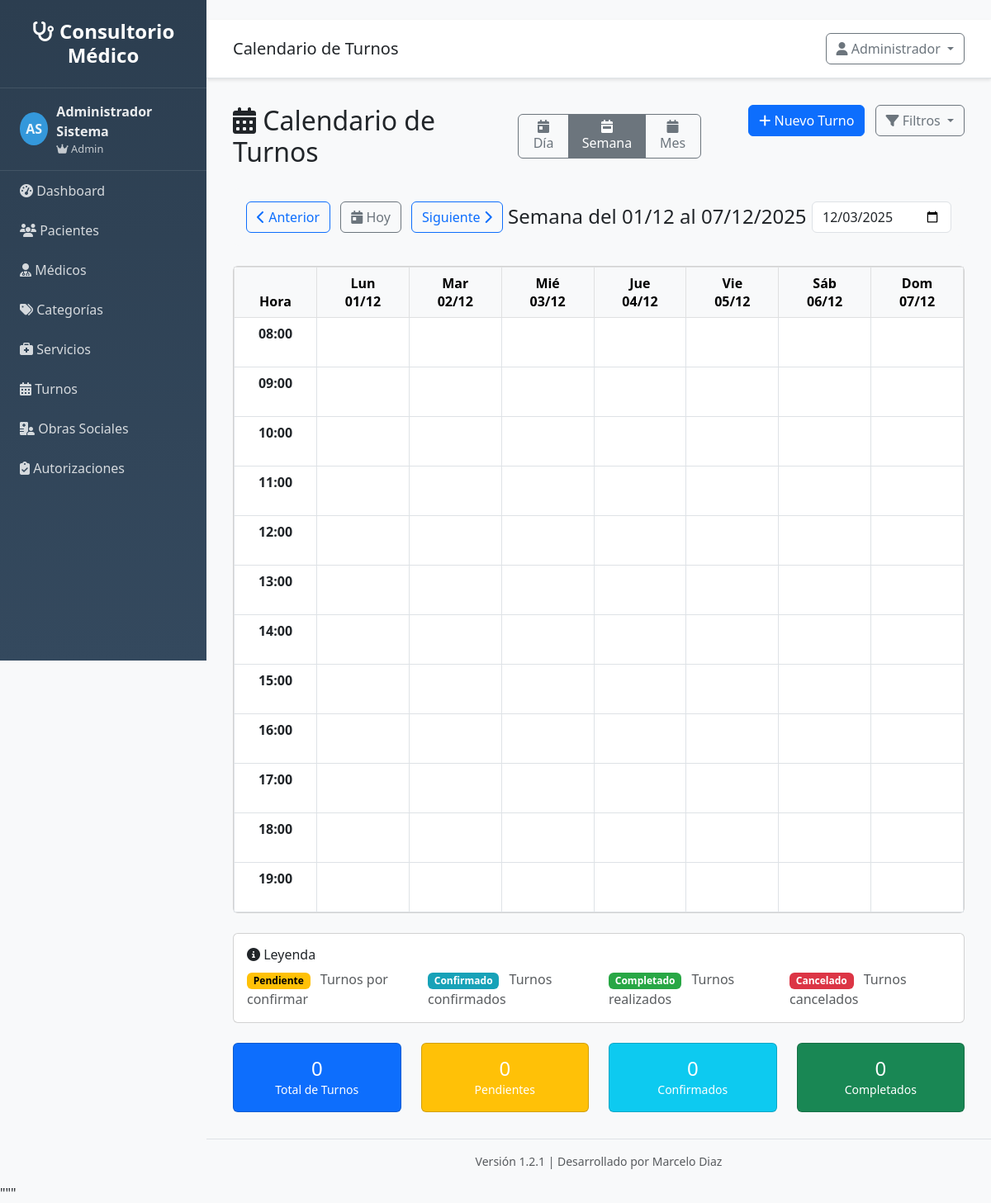
The page /turnos/calendario (signed in) on the database its author committed.
### src/models/usuario.py (models this page shows, shortened)
class Usuario(UserMixin, db.Model):
    __tablename__ = 'usuarios'
    __table_args__ = {'extend_existing': True}
    id = db.Column(db.Integer, primary_key=True)
    username = db.Column(db.String(80), unique=True, nullable=False)
    email = db.Column(db.String(120), unique=True, nullable=False)
    password_hash = db.Column(db.String(255), nullable=False)
    nombre = db.Column(db.String(100), nullable=False)
    apellido = db.Column(db.String(100), nullable=False)
    rol = db.Column(db.String(20), default='usuario')
    activo = db.Column(db.Boolean, default=True)
    ultimo_login = db.Column(db.DateTime)
    fecha_creacion = db.Column(db.DateTime, default=datetime.utcnow)
    @property
    def nombre_completo(self):
        return f"{self.nombre} {self.apellido}"
    def is_admin(self):
        return self.rol == 'admin'

### src/routes/turnos.py (the view, shortened to what this page needs)
@turnos_bp.route('/calendario')
@login_required
def calendario():
    fecha_param = request.args.get('fecha', date.today().isoformat())
    profesional_id = request.args.get('profesional_id', type=int)
    vista = request.args.get('vista', 'semana')  # dia, semana, mes
    try:
        try:
            fecha_base = datetime.strptime(fecha_param, '%Y-%m-%d').date()
        except ValueError:
            fecha_base = date.today()
        if vista == 'dia':
            fecha_inicio = fecha_base
            fecha_fin = fecha_base
        elif vista == 'semana':
            dias_desde_lunes = fecha_base.weekday()
            fecha_inicio = fecha_base - timedelta(days=dias_desde_lunes)
            fecha_fin = fecha_inicio + timedelta(days=6)
        else:  # mes
            fecha_inicio = fecha_base.replace(day=1)
            siguiente_mes = fecha_inicio.replace(month=fecha_inicio.month + 1) if fecha_inicio.month < 12 else fecha_inicio.replace(year=fecha_inicio.year + 1, month=1)
            fecha_fin = siguiente_mes - timedelta(days=1)
        turnos_query = Turno.query.filter(
            Turno.fecha >= fecha_inicio,
            Turno.fecha <= fecha_fin
        )
        if profesional_id:
            turnos_query = turnos_query.filter(Turno.profesional_id == profesional_id)
        turnos = turnos_query.order_by(Turno.fecha, Turno.hora).all()
        turnos_por_fecha = {}
        profesionales = ProfesionalService.get_all_profesionales()
        calendario_data = generar_datos_calendario(vista, fecha_base, turnos_por_fecha)
        estadisticas = calcular_estadisticas_calendario(turnos, vista)
        return render_template('turnos/calendario.html',
                             vista=vista,
                             fecha_base=fecha_base,
                             fecha_inicio=fecha_inicio,
                             fecha_fin=fecha_fin,
                             turnos_por_fecha=turnos_por_fecha,
                             profesionales=profesionales,
                             profesional_id=profesional_id,
                             calendario_data=calendario_data,
                             estadisticas=estadisticas,
                             formatear_fecha_es=formatear_fecha_es)
    except Exception as e:
        flash(f'Error al cargar calendario: {str(e)}', 'error')
        return render_template('turnos/calendario.html',
                             vista='semana',
                             fecha_base=date.today(),
                             turnos_por_fecha={},
                             profesionales=[],
                             calendario_data={},
                             estadisticas={})

### templates/turnos/calendario.html (shortened to what this page needs)
{% extends "base.html" %}
{% block page_title %}Calendario de Turnos{% endblock %}
{% block content %}
<div class="row mb-4">
    <div class="col-md-8">
        <div class="d-flex align-items-center">
            <h2 class="mb-0 me-4">
                <i class="fas fa-calendar-alt"></i> Calendario de Turnos
            </h2>
            <div class="btn-group me-3" role="group">
                <button type="button" class="btn btn-outline-secondary {% if vista == 'dia' %}active{% endif %}"
                        onclick="cambiarVista('dia')" id="btnDia">
                    <i class="fas fa-calendar-day"></i> Día
                </button>
                <button type="button" class="btn btn-outline-secondary {% if vista == 'semana' %}active{% endif %}"
                        onclick="cambiarVista('semana')" id="btnSemana">
                    <i class="fas fa-calendar-week"></i> Semana
                </button>
                <button type="button" class="btn btn-outline-secondary {% if vista == 'mes' %}active{% endif %}"
                        onclick="cambiarVista('mes')" id="btnMes">
                    <i class="fas fa-calendar"></i> Mes
                </button>
            </div>
        </div>
    </div>
    <div class="col-md-4 text-end">
        <a href="{{ url_for('turnos.nuevo') }}" class="btn btn-primary">
            <i class="fas fa-plus"></i> Nuevo Turno
        </a>
        <div class="btn-group ms-2">
            <button type="button" class="btn btn-outline-secondary dropdown-toggle" data-bs-toggle="dropdown">
                <i class="fas fa-filter"></i> Filtros
            </button>
        </div>
    </div>
</div>
<div class="row mb-4">
    <div class="col-12">
        <div class="calendar-navigation d-flex justify-content-between align-items-center">
            <div>
                <button class="btn btn-outline-primary" onclick="navegarCalendario('prev')">
                    <i class="fas fa-chevron-left"></i> Anterior
                </button>
                <button class="btn btn-outline-secondary mx-2" onclick="irAHoy()">
                    <i class="fas fa-calendar-day"></i> Hoy
                </button>
                <button class="btn btn-outline-primary" onclick="navegarCalendario('next')">
                    Siguiente <i class="fas fa-chevron-right"></i>
                </button>
            </div>
            <div>
                <h4 class="mb-0" id="fechaActual">{{ calendario_data.titulo or fecha_base.strftime('%B %Y') }}</h4>
            </div>
            <div>
                <input type="date" class="form-control" id="fechaSelector"
                       value="{{ fecha_base.isoformat() }}" onchange="irAFecha(this.value)">
            </div>
        </div>
    </div>
</div>
<div class="row">
    <div class="col-12">
        <div class="card">
            <div class="card-body p-0">
                <div id="vistaSemanal" class="calendar-view" {% if vista != 'semana' %}style="display: none;"{% endif %}>
                    <div class="table-responsive">
                        <table class="table table-bordered calendar-table mb-0">
                            <thead class="table-light">
                                <tr>
                                    <th width="100" class="text-center">Hora</th>
                                    {% if calendario_data.fechas %}
                                        {% for fecha in calendario_data.fechas %}
                                        <th class="text-center">
                                            <div>{{ formatear_fecha_es(fecha, 'dia_corto') }}</div>
                                            <div class="fw-bold">{{ fecha.strftime('%d/%m') }}</div>
                                        </th>
                                        {% endfor %}
                                    {% endif %}
                                </tr>
                            </thead>
                            <tbody id="calendarioSemanal">
                                {% for hora in calendario_data.horarios %}
                                <tr>
                                    <td class="text-center fw-bold">{{ '%02d:00'|format(hora) }}</td>
                                    {% if calendario_data.fechas %}
                                        {% for fecha in calendario_data.fechas %}
                                        <td class="calendar-cell" data-fecha="{{ fecha.isoformat() }}" data-hora="{{ hora }}"
                                            onclick="crearTurnoRapido('{{ fecha.isoformat() }}', '{{ '%02d:00'|format(hora) }}')">
                                            {% set turnos_dia = turnos_por_fecha.get(fecha.isoformat(), []) %}
                                        </td>
                                        {% endfor %}
                                    {% else %}
                                        {% for dia in range(7) %}
                                        <td class="calendar-cell" data-day="{{ dia }}" data-hora="{{ hora }}"></td>
                                        {% endfor %}
                                    {% endif %}
                                </tr>
                                {% endfor %}
                            </tbody>
                        </table>
                    </div>
                </div>
            </div>
        </div>
    </div>
</div>
<div class="row mt-4">
    <div class="col-12">
        <div class="card">
            <div class="card-body">
                <h6 class="card-title">
                    <i class="fas fa-info-circle"></i> Leyenda
                </h6>
                <div class="row">
                    <div class="col-md-3">
                        <span class="badge status-pendiente me-2">Pendiente</span>
                        <span class="text-muted">Turnos por confirmar</span>
                    </div>
                    <div class="col-md-3">
                        <span class="badge status-confirmado me-2">Confirmado</span>
                        <span class="text-muted">Turnos confirmados</span>
                    </div>
                    <div class="col-md-3">
                        <span class="badge status-completado me-2">Completado</span>
                        <span class="text-muted">Turnos realizados</span>
                    </div>
                    <div class="col-md-3">
                        <span class="badge status-cancelado me-2">Cancelado</span>
                        <span class="text-muted">Turnos cancelados</span>
                    </div>
                </div>
            </div>
        </div>
    </div>
</div>
<div class="row mt-4">
    <div class="col-md-3">
        <div class="card bg-primary text-white">
            <div class="card-body text-center">
                <h4 class="mb-0">{{ estadisticas.total_turnos or 0 }}</h4>
                <small>Total de Turnos</small>
            </div>
        </div>
    </div>
    <div class="col-md-3">
        <div class="card bg-warning text-white">
            <div class="card-body text-center">
                <h4 class="mb-0">{{ estadisticas.pendientes or 0 }}</h4>
                <small>Pendientes</small>
            </div>
        </div>
    </div>
    <div class="col-md-3">
        <div class="card bg-info text-white">
            <div class="card-body text-center">
                <h4 class="mb-0">{{ estadisticas.confirmados or 0 }}</h4>
                <small>Confirmados</small>
            </div>
        </div>
    </div>
    <div class="col-md-3">
        <div class="card bg-success text-white">
            <div class="card-body text-center">
                <h4 class="mb-0">{{ estadisticas.completados or 0 }}</h4>
                <small>Completados</small>
            </div>
        </div>
    </div>
</div>
{% endblock %}

### templates/base.html (shortened to what this page needs)
<!DOCTYPE html>
<html lang="es">
<head>
    <link href="https://cdn.jsdelivr.net/npm/bootstrap@5.3.0/dist/css/bootstrap.min.css" rel="stylesheet">
    <link href="https://cdnjs.cloudflare.com/ajax/libs/font-awesome/6.4.0/css/all.min.css" rel="stylesheet">
</head>
<body>
    <nav class="sidebar" id="sidebar">
        <div class="logo">
            <h4><i class="fas fa-stethoscope"></i> Consultorio Médico</h4>
        </div>
        {% if current_user and current_user.is_authenticated %}
        <div class="user-info">
            <div class="user-avatar">
                {{ current_user.nombre[0] if current_user.nombre else 'U' }}{{ current_user.apellido[0] if current_user.apellido else 'S' }}
            </div>
            <div>
                <div class="fw-bold">{{ current_user.nombre_completo if current_user.nombre_completo else 'Usuario' }}</div>
                <div style="font-size: 0.8em; opacity: 0.8;">
                    {% if current_user.is_admin and current_user.is_admin() %}
                        <i class="fas fa-crown"></i> Admin
                    {% elif current_user.is_medico and current_user.is_medico() %}
                        <i class="fas fa-user-md"></i> Médico
                    {% else %}
                        <i class="fas fa-user"></i> Usuario
                    {% endif %}
                </div>
            </div>
        </div>
        {% endif %}
        <ul class="nav flex-column">
            <li class="nav-item">
                <a class="nav-link" href="{{ url_for('main.index') }}">
                    <i class="fas fa-tachometer-alt"></i> Dashboard
            </a>
        </li>
            {% if current_user and current_user.is_authenticated %}
            <li class="nav-item">
                <a class="nav-link" href="{{ url_for('clientes.listar') if url_for else '#' }}">
                    <i class="fas fa-users"></i> Pacientes
                </a>
            </li>
            <li class="nav-item">
                <a class="nav-link" href="{{ url_for('profesionales.listar') if url_for else '#' }}">
                    <i class="fas fa-user-md"></i> Médicos
                </a>
            </li>
            <li class="nav-item">
                <a class="nav-link" href="{{ url_for('categorias.listar') if url_for else '#' }}">
                    <i class="fas fa-tags"></i> Categorías
                </a>
            </li>
            <li class="nav-item">
                <a class="nav-link" href="{{ url_for('servicios.listar') if url_for else '#' }}">
                    <i class="fas fa-briefcase-medical"></i> Servicios
                </a>
            </li>
            <li class="nav-item">
                <a class="nav-link" href="{{ url_for('turnos.listar') if url_for else '#' }}">
                    <i class="fas fa-calendar-alt"></i> Turnos
                </a>
            </li>
            <li class="nav-item">
                <a class="nav-link" href="{{ url_for('obras_sociales.listar') if url_for else '#' }}">
                    <i class="fas fa-hospital-user"></i> Obras Sociales
                </a>
            </li>
            <li class="nav-item">
                <a class="nav-link" href="{{ url_for('autorizaciones.listar') if url_for else '#' }}">
                    <i class="fas fa-clipboard-check"></i> Autorizaciones
                </a>
            </li>
            {% endif %}
        </ul>
    </nav>
    <div class="main-content">
        <div class="top-navbar d-flex justify-content-between align-items-center">
            <div>
                <h5 class="mb-0">{% block page_title %}Sistema de Gestión{% endblock %}</h5>
            </div>
            <div class="dropdown">
                <button class="btn btn-outline-secondary dropdown-toggle" type="button" data-bs-toggle="dropdown">
                    <i class="fas fa-user"></i>
                    {% if current_user and current_user.is_authenticated %}
                        {{ current_user.nombre if current_user.nombre else 'Usuario' }}
                    {% else %}
                        Invitado
                    {% endif %}
                </button>
            </div>
        </div>
        <div class="content-wrapper">
            {% block content %}{% endblock %}
        </div>
        <footer class="footer mt-auto py-3">
            <div class="container-fluid">
                <div class="row">
                    <div class="col-12 text-center">
                        <small class="text-muted">
                            Versión {{ system_version }} | Desarrollado por {{ system_author }}
                        </small>
                    </div>
                </div>
            </div>
        </footer>
    </div>
</body>
</html>

### rows shown on the page
Usuario: nombre "A", apellido "S", nombre+apellido "Administrador Sistema", nombre "Administrador"

### other values the page prints
{{ calendario_data.titulo or fecha_base.strftime('%B %Y') }} "Semana del 01/12 al 07/12/2025"
{{ fecha.strftime('%d/%m') }} "01/12" "02/12" "03/12" "04/12" "05/12" "06/12" "07/12"
{{ '%02d:00'|format(hora) }} "08:00" "09:00" "10:00" "11:00" "12:00" "13:00" "14:00" "15:00" "16:00" "17:00" "18:00" "19:00"
{{ estadisticas.total_turnos or 0 }} "0"
{{ estadisticas.pendientes or 0 }} "0"
{{ estadisticas.confirmados or 0 }} "0"
{{ estadisticas.completados or 0 }} "0"
{{ system_version }} "1.2.1"
{{ system_author }} "Marcelo Diaz"
